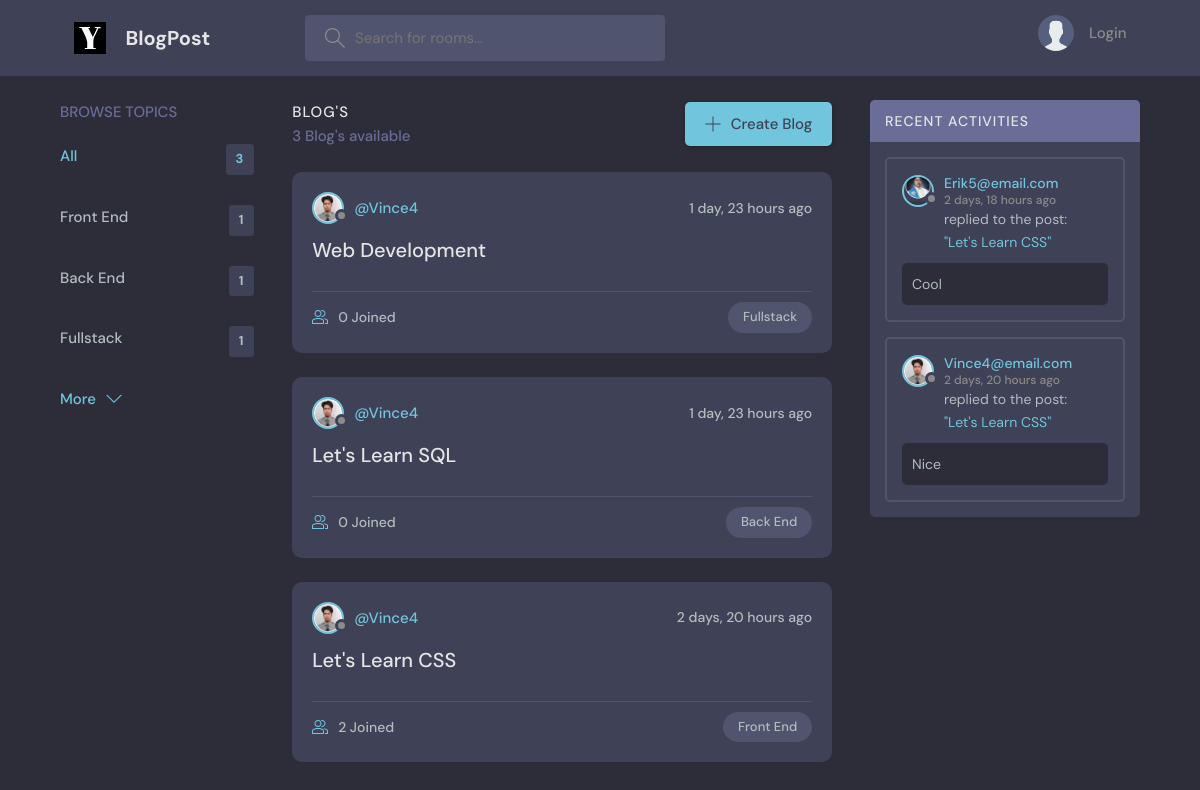
The page / on the database its author committed.
### base/models.py (models this page shows, shortened)
class Topic(models.Model):
    name = models.CharField(max_length=100)

class Room(models.Model):
    host =  models.ForeignKey(User, on_delete=models.SET_NULL, null=True)
    topic = models.ForeignKey(Topic, on_delete=models.SET_NULL, null=True)
    name = models.CharField(max_length=100)
    description = models.TextField(null=True, blank=True)
    participants = models.ManyToManyField(User, related_name='participants', blank=True)
    updated = models.DateTimeField(auto_now=True)
    created = models.DateTimeField(auto_now_add=True)
    class Meta:
        ordering = ['-updated', '-created']
    def __str__(self):
        return self.name

class User(AbstractUser):
    name = models.CharField(max_length=200, null=True)
    email = models.EmailField(unique=True, null=True)
    bio = models.TextField(null=True)
    avatar = models.ImageField(null=True, default="avatar.svg")
    USERNAME_FIELD = 'email'
    REQUIRED_FIELDS = []

class Message(models.Model):
    user = models.ForeignKey(User, on_delete=models.CASCADE)
    room = models.ForeignKey(Room, on_delete=models.CASCADE)
    body = models.TextField()
    updated = models.DateTimeField(auto_now=True)
    created = models.DateTimeField(auto_now_add=True)
    class Meta:
        ordering = ['-updated', '-created']

### base/views.py (the view)
# urls.py: 2. Add a URL to urlpatterns:  path('', views.home, name='home')
def home(request):
    q =request.GET.get('q') if request.GET.get('q') != None else ''
    rooms = Room.objects.filter(
        Q(topic__name__icontains=q) |
        Q(name__icontains=q) |
        Q(description__icontains=q))
    topics = Topic.objects.all()[0:5]
    room_count = rooms.count()
    room_messages = Message.objects.filter(Q(room__topic__name__icontains=q))
    context = {'rooms':rooms, 'topics':topics, 'room_count':room_count, 'room_messages':room_messages}
    return render(request, 'base/home.html', context)

### base/templates/base/home.html (shortened to what this page needs)
{% extends 'main.html' %}
{% block content %}
    <main class="layout layout--3">
      <div class="container">
        {% include 'base/topic_component.html' %}
        <div class="roomList">
          <div class="roomList__header">
            <div>
              <h2>Blog's</h2>
              <p>{{room_count}} Blog's available</p>
            </div>
            <a class="btn btn--main" href="{% url 'create-room' %}">
              <svg version="1.1" xmlns="http://www.w3.org/2000/svg" width="32" height="32" viewBox="0 0 32 32">
                <title>add</title>
                <path
                  d="M16.943 0.943h-1.885v14.115h-14.115v1.885h14.115v14.115h1.885v-14.115h14.115v-1.885h-14.115v-14.115z"
                ></path>
              </svg>
              Create Blog
            </a>
          </div>
          {% include 'base/feed_component.html' %}
        </div>
         {% include 'base/activity_component.html' %}
      </div>
    </main>
{% endblock content %}

### base/templates/base/topic_component.html
<div class="topics">
    <div class="topics__header">
      <h2>Browse Topics</h2>
    </div>
    <ul class="topics__list">
      <li>
        <a href="{% url 'home' %}" class="active">All <span>{{topics.count}}</span></a>
      </li>
      {% for topic in topics %}
      <li>
        <a href="{% url 'home' %}?q={{topic.name}}">{{topic.name}} <span>{{topic.room_set.all.count}}</span></a>
      </li>
      {% endfor %}
    </ul>
    <a class="btn btn--link" href="{% url 'topics' %}">
      More
      <svg version="1.1" xmlns="http://www.w3.org/2000/svg" width="32" height="32" viewBox="0 0 32 32">
        <title>chevron-down</title>
        <path d="M16 21l-13-13h-3l16 16 16-16h-3l-13 13z"></path>
      </svg>
    </a>
  </div>

### base/templates/base/feed_component.html (shortened to what this page needs)
{% for room in rooms %}
<div class="roomListRoom">
    <div class="roomListRoom__header">
      <a href="{% url 'user-profile' room.host.id %}" class="roomListRoom__author">
        <div class="avatar avatar--small">
          <img src="{{room.host.avatar.url}}" />
        </div>
        <span>@{{room.host.username|capfirst}}</span>
      </a>
      <div class="roomListRoom__actions">
        <span>{{room.created|timesince}} ago</span>
      </div>
    </div>
    <div class="roomListRoom__content">
      <a href="{% url 'room' room.id %}">{{room.name}}</a>
    </div>
    <div class="roomListRoom__meta">
      <a href="{% url 'room' room.id %}" class="roomListRoom__joined">
       {{room.participants.count}} Joined
      </a>
      <p class="roomListRoom__topic">{{room.topic.name}}</p>
    </div>
  </div>
  {% endfor %}

### base/templates/base/activity_component.html (shortened to what this page needs)
<div class="activities">
    <div class="activities__header">
      <h2>Recent Activities</h2>
    </div>
    {% for room_message in room_messages %}
    <div class="activities__box">
      <div class="activities__boxHeader roomListRoom__header">
        <a href="{% url 'user-profile' room_message.user.id %}" class="roomListRoom__author">
          <div class="avatar avatar--small">
            <img src="{{room_message.user.avatar.url}}" />
          </div>
          <p>
            {{room_message.user|capfirst}}
            <span>{{room_message.created|timesince}} ago</span>
          </p>
        </a>
      </div>
      <div class="activities__boxContent">
        <p>replied to the post: <a href="{% url 'room' room_message.room.id %}">"{{room_message.room}}"</a></p>
        <div class="activities__boxRoomContent">
            {{room_message.body}}
        </div>
      </div>
    </div>
    {% endfor %}
  </div>

### rows shown on the page
Topic: name "Front End", room_set.all.count "1"
Topic: name "Back End", room_set.all.count "1"
Topic: name "Fullstack", room_set.all.count "1"
Room: host.avatar (picture), host.username "Vince4", created "1 day, 23 hours", name "Web Development", participants.count "0", topic.name "Fullstack"
Room: host.avatar (picture), host.username "Vince4", created "1 day, 23 hours", name "Let's Learn SQL", participants.count "0", topic.name "Back End"
Room: host.avatar (picture), host.username "Vince4", created "2 days, 20 hours", name "Let's Learn CSS", participants.count "2", topic.name "Front End"
Message: user.avatar (picture), user "Erik5@email.com", created "2 days, 18 hours", room "Let's Learn CSS", body "Cool"
Message: user.avatar (picture), user "Vince4@email.com", created "2 days, 20 hours", room "Let's Learn CSS", body "Nice"

### other values the page prints
{{ topics.count }} "3"
{{ room_count }} "3"
